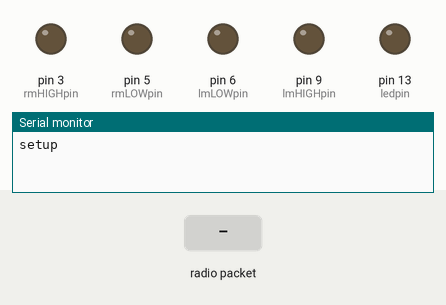
This sketch was run on a simulated Arduino Uno, built with avr-gcc and run on an emulated ATmega328P. Parts: output pins drawn as LEDs (lit = HIGH), the last lines printed to the serial monitor. The test bench sets the inputs (shaded band). No radio packets arrive unless stated.

Above: at 1.2 s.
1.3 s: radio packet "f" arrives
At 2.1 s:
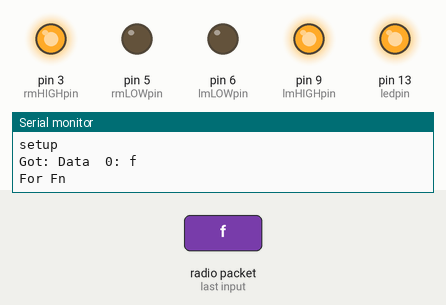
2.8 s: radio packet "r" arrives
At 3.2 s:
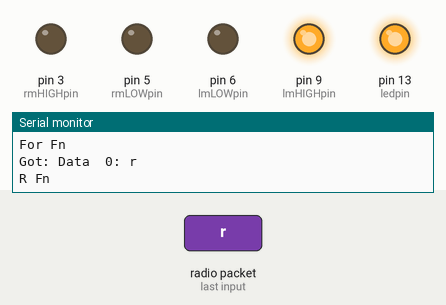
4.3 s: radio packet "l" arrives
At 5.5 s:
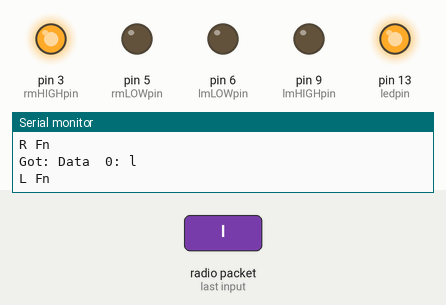
5.8 s: radio packet "b" arrives
At 6.7 s:
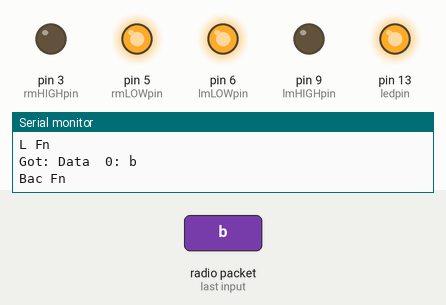
7.3 s: radio packet "s" arrives
At 7.8 s:
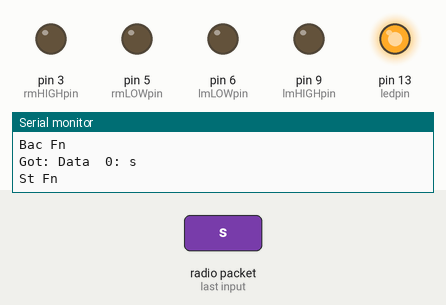
Timing chart, 0 to 9.8 s (numbered marks = the images above; inputs shaded):
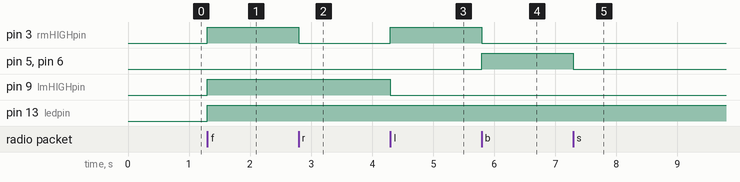

The sketch:

receiver.ino
```cpp
// Motor control receiver.pde
// Simple example of how to use VirtualWire to receive message
// Implements a simplex receiver(one way) with an Rx-B1 module
// Author: Susheel kumar (susheelkm2@gmail.com)
// $ID: Motor control receiver.pde, v 1.4 09/06/2019 6:30:00 PM
#include <VirtualWire.h>
#define ledpin 13
#define rmHIGHpin 3
#define rmLOWpin 5
#define lmHIGHpin 9
#define lmLOWpin 6

boolean printS= false, printF=false, printR = false, printB= false, printL= false;

void setup()
{
    pinMode(ledpin,OUTPUT); // Initialising objective of the pin
    pinMode(rmHIGHpin,OUTPUT);  // Initialising objective of the pin
    pinMode(rmLOWpin,OUTPUT);  // Initialising objective of the pin
    pinMode(lmLOWpin,OUTPUT);  // Initialising objective of the pin
    pinMode(lmHIGHpin,OUTPUT);  // Initialising objective of the pin
    Serial.begin(9600); // Debugging only
    Serial.println("setup");

    // Initialise the IO and ISR
    vw_set_ptt_inverted(true); // Required for DR3100
    vw_setup(2000);  // Bits per sec

    vw_rx_start();       // Start the receiver PLL running
}

void forward()           // Function defintion
{
  if(!printF){
    Serial.println("For Fn");
    // For the foward movement of the wheels
    digitalWrite(rmHIGHpin, HIGH);

    digitalWrite(rmLOWpin, LOW);

    digitalWrite(lmLOWpin, LOW);

    digitalWrite(lmHIGHpin, HIGH);
  }
  printB= false;
  printF= true;
  printL= false;
  printS= false;
  printR= false;

}

void backward()          // Function defintion
{
  if(!printB){
    Serial.println("Bac Fn");
    // For the backward movement of the wheels
    digitalWrite(rmHIGHpin, LOW);

    digitalWrite(rmLOWpin, HIGH);

    digitalWrite(lmLOWpin, HIGH);

    digitalWrite(lmHIGHpin, LOW);
  }
  printB= true;
  printF= false;
  printL= false;
  printS= false;
  printR= false;

}

void right()              // Function defintion
{
  if(!printR){
    Serial.println("R Fn");
    // For the right movement of the wheels
    digitalWrite(rmHIGHpin, LOW);

    digitalWrite(rmLOWpin, LOW);

    digitalWrite(lmLOWpin, LOW);

    digitalWrite(lmHIGHpin, HIGH);
  }
  printB= false;
  printF= false;
  printL= false;
  printS= false;
  printR= true;

}

void left()               // Function defintion
{
 if(!printL){
    Serial.println("L Fn");
    // For the left movement of the wheels
    digitalWrite(rmHIGHpin, HIGH);

    digitalWrite(rmLOWpin, LOW);

    digitalWrite(lmLOWpin, LOW);

    digitalWrite(lmHIGHpin, LOW);
 }
  printB= false;
  printF= false;
  printL= true;
  printS= false;
  printR= false;

}
void calm()                // Function defintion
{
  if(!printS){
    Serial.println("St Fn");
    // To stop the wheels
    digitalWrite(rmHIGHpin, LOW);

    digitalWrite(rmLOWpin, LOW);

    digitalWrite(lmLOWpin, LOW);

    digitalWrite(lmHIGHpin, LOW);

    printB= false;
    printF= false;
    printL= false;
    printS= true;
    printR= false;
  }
}


void loop()
{
    void forward();    // declaring function
    void right();      // declaring function
    void left();       // declaring function
    void backward();   // declaring function
    void calm();       // declaring function
    int i;
    char a[100],b[100];

    uint8_t buf[VW_MAX_MESSAGE_LEN];
    uint8_t buflen = VW_MAX_MESSAGE_LEN;

    if (vw_get_message(buf, &buflen)) // Non-blocking
    {


      digitalWrite(ledpin, true); // Flash a light to show received good message
      // Message with a good checksum received, dump it.
      Serial.print("Got: ");
      for (i = 0; i < buflen; i++)
      {

          a[i]=buf[i]; // Receiving the transmitted value
          Serial.print("Data  ");
          Serial.print(i);
          Serial.print(": ");
          Serial.print(a[i]);
          Serial.println(" ");

          if(a[i]=='f'||a[i]=='F')  /*if boolean expression evaluates to true,
                  then the block of code inside the if statement will execute*/
          forward();                    // calling of function
          if(a[i]=='r'||a[i]=='R')
          right();                      // calling of function
          if(a[i]=='l'||a[i]=='L')
          left();                       // calling of function
          if(a[i]=='b'||a[i]=='B')
          backward();                   // calling of function
          if(a[i]=='s'||a[i]=='S')
          calm();                       // calling of function
    }
      }
}
```

Measured:
- after the input at 1.3 s, pin 3 (rmHIGHpin), pin 9 (lmHIGHpin), pin 13 (ledpin): LOW → HIGH at once
- after the input at 2.8 s, pin 3 (rmHIGHpin): HIGH → LOW at once
- after the input at 4.3 s, pin 3 (rmHIGHpin): LOW → HIGH at once; pin 9 (lmHIGHpin): HIGH → LOW at once
- after the input at 5.8 s, pin 3 (rmHIGHpin): HIGH → LOW at once; pin 5 (rmLOWpin), pin 6 (lmLOWpin): LOW → HIGH at once
- after the input at 7.3 s, pin 5 (rmLOWpin), pin 6 (lmLOWpin): HIGH → LOW at once
